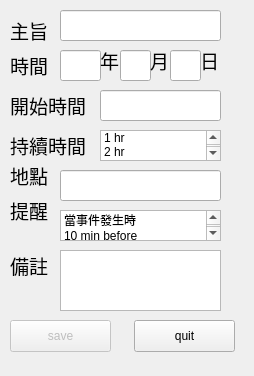
<?xml version="1.0" encoding="UTF-8"?>
<ui version="4.0">
 <class>singleEventDialog</class>
 <widget class="QDialog" name="singleEventDialog">
  <property name="geometry">
   <rect>
    <x>0</x>
    <y>0</y>
    <width>254</width>
    <height>376</height>
   </rect>
  </property>
  <property name="windowTitle">
   <string>Dialog</string>
  </property>
  <widget class="QLabel" name="label_subject">
   <property name="geometry">
    <rect>
     <x>10</x>
     <y>20</y>
     <width>59</width>
     <height>21</height>
    </rect>
   </property>
   <property name="font">
    <font>
     <family>Agency FB</family>
     <pointsize>14</pointsize>
    </font>
   </property>
   <property name="text">
    <string>主旨</string>
   </property>
  </widget>
  <widget class="QLabel" name="label_time">
   <property name="geometry">
    <rect>
     <x>10</x>
     <y>50</y>
     <width>59</width>
     <height>31</height>
    </rect>
   </property>
   <property name="font">
    <font>
     <family>Agency FB</family>
     <pointsize>14</pointsize>
    </font>
   </property>
   <property name="text">
    <string>時間</string>
   </property>
  </widget>
  <widget class="QLabel" name="label_reminder">
   <property name="geometry">
    <rect>
     <x>10</x>
     <y>195</y>
     <width>59</width>
     <height>31</height>
    </rect>
   </property>
   <property name="font">
    <font>
     <family>Agency FB</family>
     <pointsize>14</pointsize>
    </font>
   </property>
   <property name="text">
    <string>提醒</string>
   </property>
  </widget>
  <widget class="QLabel" name="label_location">
   <property name="geometry">
    <rect>
     <x>10</x>
     <y>160</y>
     <width>59</width>
     <height>31</height>
    </rect>
   </property>
   <property name="font">
    <font>
     <family>Agency FB</family>
     <pointsize>14</pointsize>
    </font>
   </property>
   <property name="text">
    <string>地點</string>
   </property>
  </widget>
  <widget class="QLabel" name="label_note">
   <property name="geometry">
    <rect>
     <x>10</x>
     <y>250</y>
     <width>59</width>
     <height>31</height>
    </rect>
   </property>
   <property name="font">
    <font>
     <family>Agency FB</family>
     <pointsize>14</pointsize>
    </font>
   </property>
   <property name="text">
    <string>備註</string>
   </property>
  </widget>
  <widget class="QLineEdit" name="subject">
   <property name="geometry">
    <rect>
     <x>60</x>
     <y>10</y>
     <width>161</width>
     <height>31</height>
    </rect>
   </property>
  </widget>
  <widget class="QLineEdit" name="time_year">
   <property name="geometry">
    <rect>
     <x>60</x>
     <y>50</y>
     <width>41</width>
     <height>31</height>
    </rect>
   </property>
  </widget>
  <widget class="QLineEdit" name="time_month">
   <property name="geometry">
    <rect>
     <x>120</x>
     <y>50</y>
     <width>31</width>
     <height>31</height>
    </rect>
   </property>
  </widget>
  <widget class="QLineEdit" name="time_date">
   <property name="geometry">
    <rect>
     <x>170</x>
     <y>50</y>
     <width>31</width>
     <height>31</height>
    </rect>
   </property>
  </widget>
  <widget class="QLabel" name="label_year">
   <property name="geometry">
    <rect>
     <x>100</x>
     <y>45</y>
     <width>21</width>
     <height>31</height>
    </rect>
   </property>
   <property name="font">
    <font>
     <family>Agency FB</family>
     <pointsize>14</pointsize>
    </font>
   </property>
   <property name="text">
    <string>年</string>
   </property>
  </widget>
  <widget class="QLabel" name="label_month">
   <property name="geometry">
    <rect>
     <x>150</x>
     <y>45</y>
     <width>21</width>
     <height>31</height>
    </rect>
   </property>
   <property name="font">
    <font>
     <family>Agency FB</family>
     <pointsize>14</pointsize>
    </font>
   </property>
   <property name="text">
    <string>月</string>
   </property>
  </widget>
  <widget class="QLabel" name="label_date">
   <property name="geometry">
    <rect>
     <x>200</x>
     <y>45</y>
     <width>21</width>
     <height>31</height>
    </rect>
   </property>
   <property name="font">
    <font>
     <family>Agency FB</family>
     <pointsize>14</pointsize>
    </font>
   </property>
   <property name="text">
    <string>日</string>
   </property>
  </widget>
  <widget class="QLabel" name="label_duration">
   <property name="geometry">
    <rect>
     <x>10</x>
     <y>130</y>
     <width>81</width>
     <height>31</height>
    </rect>
   </property>
   <property name="font">
    <font>
     <family>Agency FB</family>
     <pointsize>14</pointsize>
    </font>
   </property>
   <property name="text">
    <string>持續時間</string>
   </property>
  </widget>
  <widget class="QListWidget" name="duration">
   <property name="geometry">
    <rect>
     <x>100</x>
     <y>130</y>
     <width>121</width>
     <height>31</height>
    </rect>
   </property>
   <item>
    <property name="text">
     <string>1 hr </string>
    </property>
   </item>
   <item>
    <property name="text">
     <string>2 hr</string>
    </property>
   </item>
   <item>
    <property name="text">
     <string>3 hr</string>
    </property>
   </item>
  </widget>
  <widget class="QLineEdit" name="location">
   <property name="geometry">
    <rect>
     <x>60</x>
     <y>170</y>
     <width>161</width>
     <height>31</height>
    </rect>
   </property>
  </widget>
  <widget class="QListWidget" name="reminder">
   <property name="geometry">
    <rect>
     <x>60</x>
     <y>210</y>
     <width>161</width>
     <height>31</height>
    </rect>
   </property>
   <item>
    <property name="text">
     <string>當事件發生時</string>
    </property>
   </item>
   <item>
    <property name="text">
     <string>10 min before</string>
    </property>
   </item>
   <item>
    <property name="text">
     <string>30 min before</string>
    </property>
   </item>
   <item>
    <property name="text">
     <string>1 hr before</string>
    </property>
   </item>
  </widget>
  <widget class="QTextEdit" name="note">
   <property name="geometry">
    <rect>
     <x>60</x>
     <y>250</y>
     <width>161</width>
     <height>61</height>
    </rect>
   </property>
  </widget>
  <widget class="QPushButton" name="saveButton">
   <property name="enabled">
    <bool>false</bool>
   </property>
   <property name="geometry">
    <rect>
     <x>10</x>
     <y>320</y>
     <width>101</width>
     <height>32</height>
    </rect>
   </property>
   <property name="text">
    <string>save</string>
   </property>
  </widget>
  <widget class="QPushButton" name="quitButton">
   <property name="geometry">
    <rect>
     <x>134</x>
     <y>320</y>
     <width>101</width>
     <height>32</height>
    </rect>
   </property>
   <property name="text">
    <string>quit</string>
   </property>
  </widget>
  <widget class="QLabel" name="label_start_time">
   <property name="geometry">
    <rect>
     <x>10</x>
     <y>90</y>
     <width>81</width>
     <height>31</height>
    </rect>
   </property>
   <property name="font">
    <font>
     <family>Agency FB</family>
     <pointsize>14</pointsize>
    </font>
   </property>
   <property name="text">
    <string>開始時間</string>
   </property>
  </widget>
  <widget class="QLineEdit" name="start_time">
   <property name="geometry">
    <rect>
     <x>100</x>
     <y>90</y>
     <width>121</width>
     <height>31</height>
    </rect>
   </property>
  </widget>
 </widget>
 <resources/>
 <connections/>
</ui>
